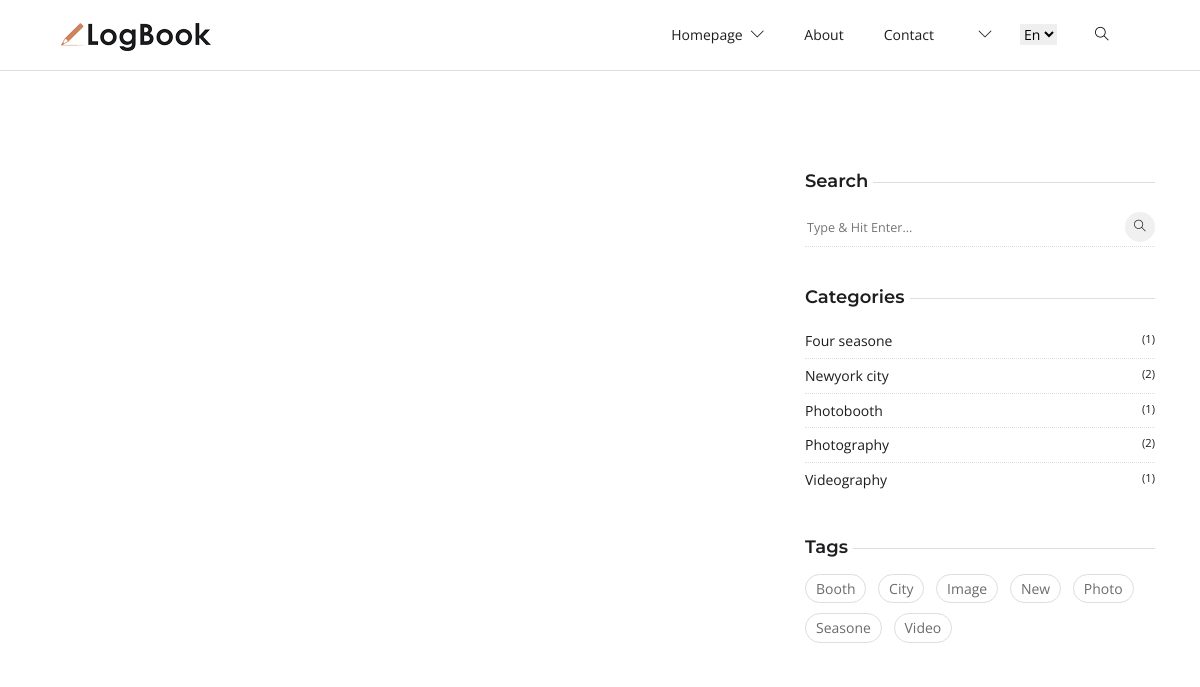
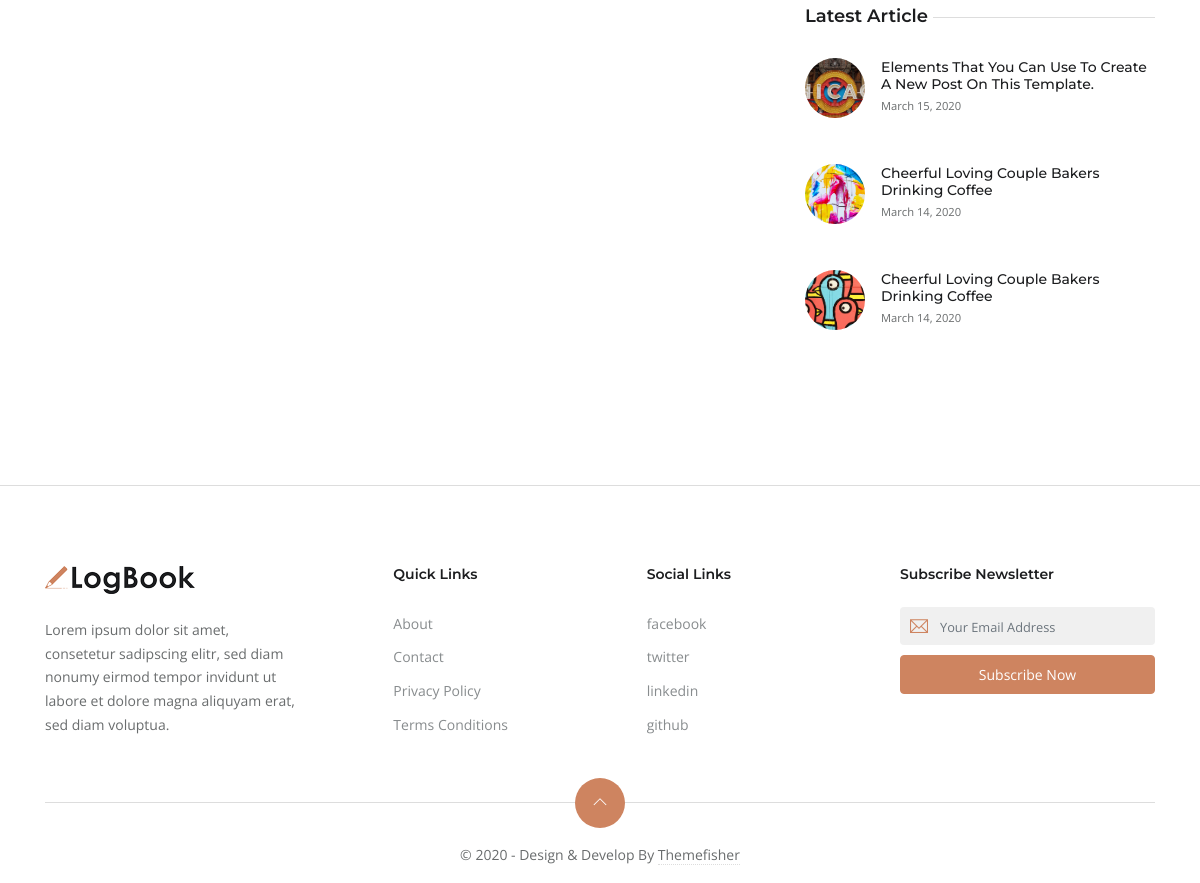
The app's page /, older data (2 pictures, top to bottom).
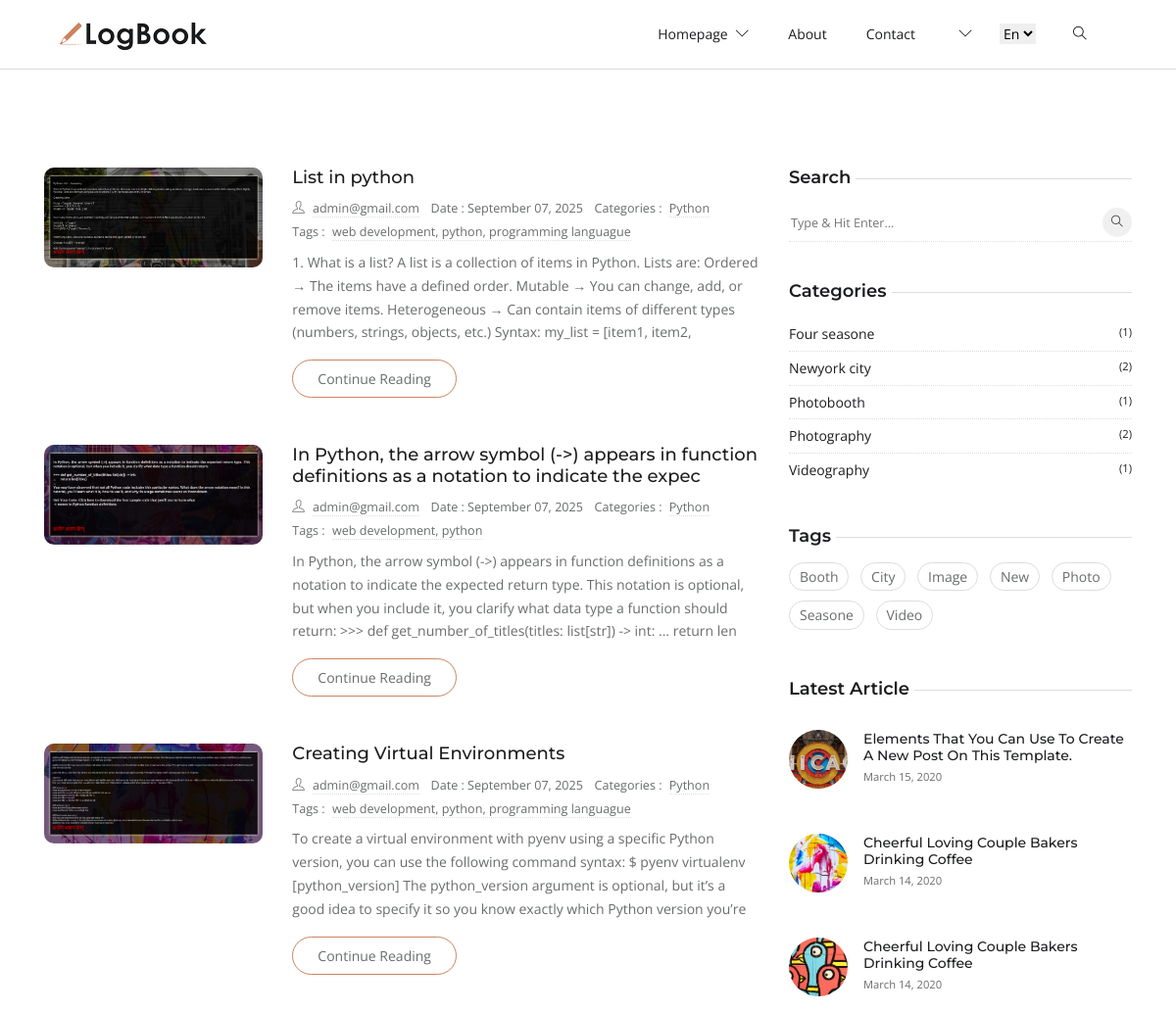
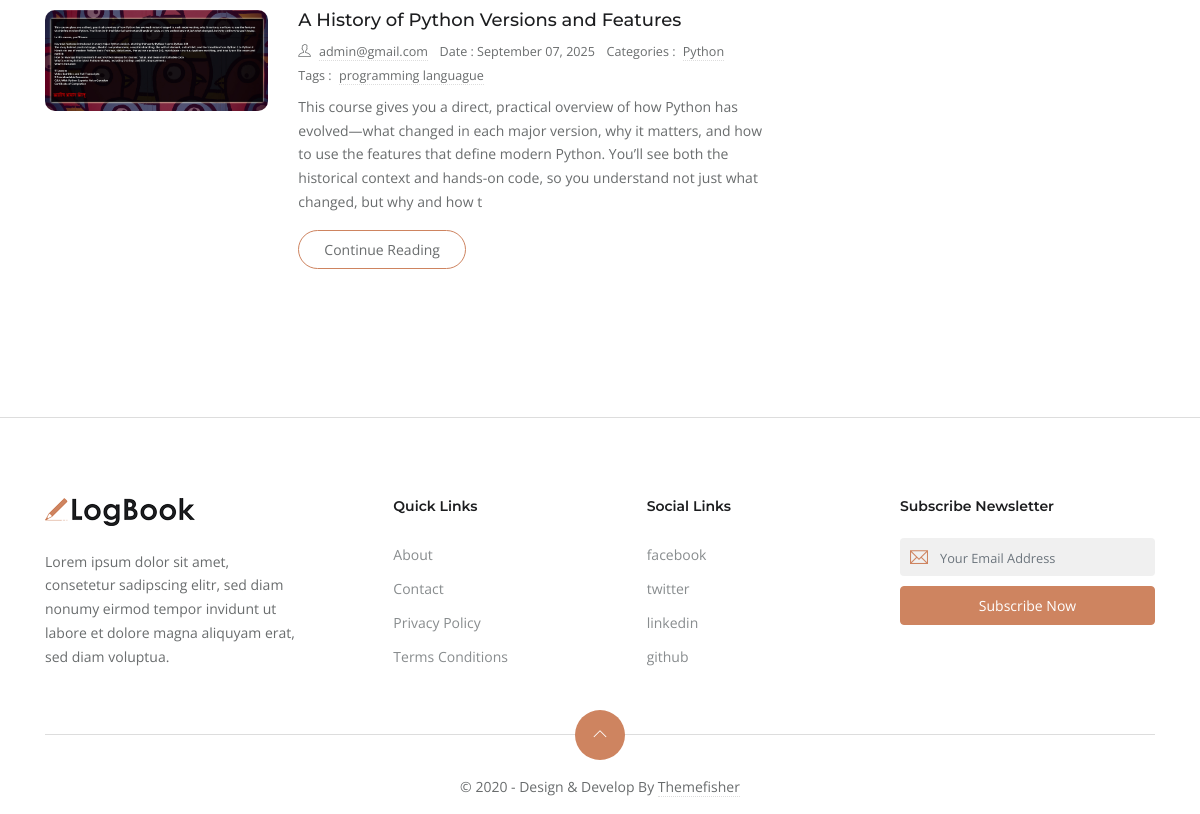
The same page, newer data (2 pictures, top to bottom).
### app_home/models.py (models this page shows, shortened)
class BlogImage(models.Model):
    blog = models.ForeignKey(Blog, related_name='blog_images', on_delete=models.CASCADE)
    image = models.ImageField(upload_to='blog_images/')

class Blog(models.Model):
    author = models.ForeignKey(
        settings.AUTH_USER_MODEL,  # <-- এখানে fix
        related_name='user_blogs',
        on_delete=models.CASCADE
    )
    title = models.CharField(max_length=100, unique=True)
    slug = models.SlugField(unique=True, blank=True, null=True, max_length=300)
    content = RichTextUploadingField()
    category = models.ForeignKey(Category, related_name='category_blogs', on_delete=models.CASCADE)
    tags = models.ManyToManyField(Tag, related_name='tag_blogs')
    created_date = models.DateTimeField(auto_now_add=True)
    updated_date = models.DateTimeField(auto_now=True)
    class Meta:
        ordering = ['-created_date']

class Category(models.Model):
    title = models.CharField(max_length=50,unique=True)
    slug = models.SlugField(unique=True, blank=True, null=True, max_length=300)
    def __str__(self):
        return self.title
    class Meta:
        verbose_name = "Category"
        verbose_name_plural = "Categories"

class Tag(models.Model):
    title = models.CharField(max_length=50,unique=True)
    slug = models.SlugField(unique=True, blank=True, null=True, max_length=300)

### app_account/models/managers.py (models this page shows, shortened)
class CustomUser(AbstractUser):
    username = None
    email = models.EmailField(_('email address'), unique=True)
    first_name = models.CharField(_('first name'), max_length=30, blank=True)
    last_name = models.CharField(_('last name'), max_length=30, blank=True)
    is_verified = models.BooleanField(_('is verified'), default=False)
    date_joined = models.DateTimeField(_('date joined'), default=timezone.now)
    created_at = models.DateTimeField(auto_now_add=True)
    updated_at = models.DateTimeField(auto_now=True)
    objects = CustomUserManager()
    USERNAME_FIELD = 'email'
    REQUIRED_FIELDS = []
    class Meta:
        verbose_name = "User"
        verbose_name_plural = "Users"

### app_home/views.py (the view)
# urls.py: path('', HomeView.as_view(), name='home'),
class HomeView(ListView):
    model = Blog
    template_name = 'home.html'  # specify your template
    context_object_name = 'blogs'  # the context variable in template
    def get_queryset(self):
        return Blog.objects.prefetch_related('tags', 'blog_images').all()

### app_home/templatetags/custom_filters.py (called while the page is built)
@register.filter
def limit_characters(value, max_length):
    if len(value) <= max_length:
        return value
    else:
        return value[:max_length]

### templates/home.html
{% extends 'base/base.html' %}
{% load static %}
{% load custom_filters %}
{% block content %}
<section class="section">
	<div class="container">
		<div class="row">
			<div class="col-lg-8  mb-5 mb-lg-0">
				{% for blog in blogs %}
				<article class="row mb-5">
					<div class="col-md-4 mb-4 mb-md-0">
						<div class="post-slider slider-sm">
							{% for j in blog.blog_images.all %}
							<img loading="lazy" src="{{ j.image.url }}" class="img-fluid" alt="post-thumb">
							{% endfor %}
						</div>
					</div>
					<div class="col-md-8">
						<h3 class="h5"><a class="post-title" href="post-elements.html">{{blog.title}}</a></h3>
						<ul class="list-inline post-meta mb-2">
							<li class="list-inline-item"><i class="ti-user mr-2"></i><a href="author.html">{{blog.author.email}}</a>
							</li>
							<li class="list-inline-item">Date : {{ blog.created_date|date:"F d, Y" }}</li>
							<li class="list-inline-item">Categories : <a href="#!" class="ml-1">{{blog.category}}</a>
							</li>
							<li class="list-inline-item">Tags : <a href="#!" class="ml-1">
									{% for tag in blog.tags.all %}
									{{ tag.title }}{% if not forloop.last %}, {% endif %}
									{% endfor %}</a>
							</li>
						</ul>
						<p>{{blog.content|limit_characters:300|safe}}</p> <a href="post-elements.html"
							class="btn btn-outline-primary">Continue
							Reading</a>
					</div>
				</article>
				{% endfor %}
			</div>
			<aside class="col-lg-4">
				<div class="widget">
					<h5 class="widget-title"><span>Search</span></h5>
					<form action="/logbook-hugo/search" class="widget-search">
						<input id="search-query" name="s" type="search" placeholder="Type &amp; Hit Enter...">
						<button type="submit"><i class="ti-search"></i>
						</button>
					</form>
				</div>
				<div class="widget">
					<h5 class="widget-title"><span>Categories</span></h5>
					<ul class="list-unstyled widget-list">
						<li><a href="#!" class="d-flex">Four seasone
								<small class="ml-auto">(1)</small></a>
						</li>
						<li><a href="#!" class="d-flex">Newyork city
								<small class="ml-auto">(2)</small></a>
						</li>
						<li><a href="#!" class="d-flex">Photobooth
								<small class="ml-auto">(1)</small></a>
						</li>
						<li><a href="#!" class="d-flex">Photography
								<small class="ml-auto">(2)</small></a>
						</li>
						<li><a href="#!" class="d-flex">Videography
								<small class="ml-auto">(1)</small></a>
						</li>
					</ul>
				</div>
				<div class="widget">
					<h5 class="widget-title"><span>Tags</span></h5>
					<ul class="list-inline widget-list-inline">
						<li class="list-inline-item"><a href="#!">Booth</a>
						</li>
						<li class="list-inline-item"><a href="#!">City</a>
						</li>
						<li class="list-inline-item"><a href="#!">Image</a>
						</li>
						<li class="list-inline-item"><a href="#!">New</a>
						</li>
						<li class="list-inline-item"><a href="#!">Photo</a>
						</li>
						<li class="list-inline-item"><a href="#!">Seasone</a>
						</li>
						<li class="list-inline-item"><a href="#!">Video</a>
						</li>
					</ul>
				</div>
				<div class="widget">
					<h5 class="widget-title"><span>Latest Article</span></h5>
					<ul class="list-unstyled widget-list">
						<li class="media widget-post align-items-center">
							<a href="post-elements.html">
								<img loading="lazy" class="mr-3" src="{% static 'images/post/post-6.jpg' %}">
							</a>
							<div class="media-body">
								<h5 class="h6 mb-0"><a href="post-elements.html">Elements That You Can Use To Create A
										New Post On
										This Template.</a></h5>
								<small>March 15, 2020</small>
							</div>
						</li>
					</ul>
					<ul class="list-unstyled widget-list">
						<li class="media widget-post align-items-center">
							<a href="post-details-1.html">
								<img loading="lazy" class="mr-3" src="{% static 'images/post/post-1.jpg' %}">
							</a>
							<div class="media-body">
								<h5 class="h6 mb-0"><a href="post-details-1.html">Cheerful Loving Couple Bakers Drinking
										Coffee</a>
								</h5>
								<small>March 14, 2020</small>
							</div>
						</li>
					</ul>
					<ul class="list-unstyled widget-list">
						<li class="media widget-post align-items-center">
							<a href="post-details-2.html">
								<img loading="lazy" class="mr-3" src="{% static 'images/post/post-2.jpg' %}">
							</a>
							<div class="media-body">
								<h5 class="h6 mb-0"><a href="post-details-2.html">Cheerful Loving Couple Bakers Drinking
										Coffee</a>
								</h5>
								<small>March 14, 2020</small>
							</div>
						</li>
					</ul>
				</div>
			</aside>
		</div>
	</div>
</section>
{% endblock content %}

### templates/base/base.html (shortened to what this page needs)
<!DOCTYPE html>
{% load static %}
<html lang="en-us">
<head>
   <link rel="stylesheet" href="{% static 'plugins/bootstrap/bootstrap.min.css' %}">
   <link rel="stylesheet" href="{% static 'plugins/themify-icons/themify-icons.css' %}">
   <link rel="stylesheet" href="{% static 'plugins/slick/slick.css' %}">
   <link rel="stylesheet" href="{% static 'css/style.css' %}">
</head>
<body>
   <header class="sticky-top bg-white border-bottom border-default">
      <div class="container">
         <nav class="navbar navbar-expand-lg navbar-white">
            <a class="navbar-brand" href="index.html">
               <img class="img-fluid" width="150px" src="{% static 'images/logo.png' %}" alt="LogBook">
            </a>
            <div class="collapse navbar-collapse text-center" id="navigation">
               <ul class="navbar-nav ml-auto">
                  <li class="nav-item dropdown">
                     <a class="nav-link" href="#" role="button" data-toggle="dropdown" aria-haspopup="true"
                        aria-expanded="false">
                        homepage <i class="ti-angle-down ml-1"></i>
                     </a>
                  </li>
                  <li class="nav-item">
                     <a class="nav-link" href="about.html">About</a>
                  </li>
                  <li class="nav-item">
                     <a class="nav-link" href="contact.html">Contact</a>
                  </li>
                  <li class="nav-item dropdown">
                     <a class="nav-link" href="#" role="button" data-toggle="dropdown" aria-haspopup="true"
                        aria-expanded="false">{{user.email}} <i class="ti-angle-down ml-1"></i>
                     </a>
                  </li>
               </ul>
               <select class="m-2 border-0" id="select-language">
                  <option id="en" value="about/" selected>En</option>
               </select>
               <div class="search px-4">
                  <button id="searchOpen" class="search-btn"><i class="ti-search"></i></button>
               </div>
            </div>
         </nav>
      </div>
   </header>
   {% block content %}
   {% endblock content %}
   <footer class="section-sm pb-0 border-top border-default">
      <div class="container">
         <div class="row justify-content-between">
            <div class="col-md-3 mb-4">
               <a class="mb-4 d-block" href="index.html">
                  <img class="img-fluid" width="150px" src="{% static 'images/logo.png' %}" alt="LogBook">
               </a>
               <p>Lorem ipsum dolor sit amet, consetetur sadipscing elitr, sed diam nonumy eirmod tempor invidunt ut
                  labore et dolore magna aliquyam erat, sed diam voluptua.</p>
            </div>
            <div class="col-lg-2 col-md-3 col-6 mb-4">
               <h6 class="mb-4">Quick Links</h6>
               <ul class="list-unstyled footer-list">
                  <li><a href="about.html">About</a></li>
                  <li><a href="contact.html">Contact</a></li>
                  <li><a href="privacy-policy.html">Privacy Policy</a></li>
                  <li><a href="terms-conditions.html">Terms Conditions</a></li>
               </ul>
            </div>
            <div class="col-lg-2 col-md-3 col-6 mb-4">
               <h6 class="mb-4">Social Links</h6>
               <ul class="list-unstyled footer-list">
                  <li><a href="#">facebook</a></li>
                  <li><a href="#">twitter</a></li>
                  <li><a href="#">linkedin</a></li>
                  <li><a href="#">github</a></li>
               </ul>
            </div>
            <div class="col-md-3 mb-4">
               <h6 class="mb-4">Subscribe Newsletter</h6>
               <form class="subscription" action="javascript:void(0)" method="post">
                  <div class="position-relative">
                     <i class="ti-email email-icon"></i>
                     <input type="email" class="form-control" placeholder="Your Email Address">
                  </div>
                  <button class="btn btn-primary btn-block rounded" type="submit">Subscribe now</button>
               </form>
            </div>
         </div>
         <div class="scroll-top">
            <a href="javascript:void(0);" id="scrollTop"><i class="ti-angle-up"></i></a>
         </div>
         <div class="text-center">
            <p class="content">&copy; 2020 - Design &amp; Develop By <a href="https://themefisher.com/"
                  target="_blank">Themefisher</a></p>
         </div>
      </div>
   </footer>
</body>
</html>

### static/css/style.css (style rules this page uses)
body { line-height: 1.7; font-family: "Open Sans", sans-serif; -webkit-font-smoothing: antialiased; color: #696c6d; font-size: 14px; }
p, .paragraph { font-weight: 400; color: #696c6d; font-size: 14px; line-height: 1.7; font-family: "Open Sans", sans-serif; }
h1, h2, h3, h4, h5, h6 { color: #1c1d1f; font-family: "Montserrat", sans-serif; font-weight: 600; line-height: 1.2; }
h3, .h3 { font-size: 28px; }
h5, .h5 { font-size: 18px; }
h6, .h6 { font-size: 14px; }
.btn { font-size: 14px; font-family: "Open Sans", sans-serif; text-transform: capitalize; padding: 8px 25px; border-radius: 50px; border: 1px solid; position: relative; z-index: 1; transition: 0.2s ease; }
.btn-primary { background: #ce8460; color: #fff; border-color: #ce8460; }
.btn-outline-primary { background: transparent; color: #696c6d; border-color: #ce8460; }
body { background-color: #fff; overflow-x: hidden; }
img { vertical-align: middle; border: 0; }
a, a:hover, a:focus { text-decoration: none; }
a, button, select { cursor: pointer; transition: 0.2s ease; }
.slick-slide { outline: 0; }
.section { padding-top: 100px; padding-bottom: 100px; }
.section-sm { padding-top: 80px; padding-bottom: 80px; }
.rounded-lg, .post-slider { border-radius: 10px !important; }
.border-default { border-color: #ddd !important; }
.form-control::placeholder { font-size: 80%; }
.nav-item { margin: 0; }
.nav-item .nav-link { text-transform: capitalize; }
.navbar-white .navbar-nav .nav-link { color: #1c1d1f; }
.navbar-expand-lg .navbar-nav .nav-link { padding: 15px 20px; }
.search-btn { border: 0; background: transparent; }
.post-title { color: #1c1d1f; }
.post-meta li { margin-right: 10px; font-size: 90%; }
.post-meta a { color: #696c6d; border-bottom: 1px dotted #ddd; }
.post-slider { overflow: hidden; margin-bottom: 20px; }
.post-slider img { border-radius: inherit; }
.content * { word-break: break-word; overflow-wrap: break-word; }
.content a { color: #696c6d; border-bottom: 1px dotted #ddd; }
.widget { background: #fff; margin-bottom: 40px; }
.widget-title { position: relative; margin-bottom: 15px; }
.widget-title span { background: #fff; position: relative; padding-right: 5px; z-index: 1; }
.widget-title::before { position: absolute; content: ""; right: 0; height: 1px; width: 100%; background: #ddd; top: 50%; }
.widget-search { position: relative; }
.widget-search input { border: 0; border-bottom: 1px dotted #ddd; width: 100%; height: 40px; }
.widget-search input::placeholder { font-size: 90%; }
.widget-search button { height: 30px; width: 30px; line-height: 30px; display: inline-block; padding: 0; background: #f0f0f0; color: #1c1d1f; text-align: center; border-radius: 50%; position: absolute; right: 0; top: 5px; border: 0; font-size: 12px; }
.widget-list li { padding: 5px 0; }
.widget-list li:not(:last-child) { border-bottom: 1px dotted #ddd; }
.widget-list li a { color: #1c1d1f; }
.widget-list-inline li { margin-bottom: 10px; }
.widget-list-inline li a { padding: 2px 10px; border: 1px solid #ddd; border-radius: 40px; display: block; color: #696c6d; }
.widget-post { padding: 15px 0 !important; }
.widget-post img { height: 60px; width: 60px; border-radius: 50%; -o-object-fit: cover; object-fit: cover; }
.footer-list a { display: block; color: #888c8e; padding: 5px 0; }
.subscription .form-control { background-color: #f0f0f0; border: 0; margin-bottom: 10px; padding-left: 40px; }
.subscription .email-icon { position: absolute; left: 10px; top: 10px; font-size: 18px; color: #ce8460; }
.scroll-top { border-top: 1px solid #ddd; position: relative; margin: 20px 0 40px; }
.scroll-top a { position: absolute; top: 50%; left: 50%; transform: translate(-50%, -50%); height: 50px; width: 50px; border-radius: 50%; background-color: #ce8460; color: #fff; text-align: center; line-height: 50px; display: block; }

Row changes from the older to the newer data that the page shows:
added Blog: title "List in python", author.email "admin@gmail.com", created_date "September 07, 2025", category "Python", content|limit_characters "1. What is a list? A list is a collection of items in Python. Lists are: Ordered → The items have a defined order. Mutable → You can change, add, or remove items. Heterogeneous → Can contain items of different types (numbers, strings, objects, etc.) Syntax: my_list = [item1, item2,"
added BlogImage: image (picture), shown under "List in python"
added Tag: title "web development"
added Tag: title "python"
added Tag: title "programming languague"
added Blog: title "In Python, the arrow symbol (->) appears in function definitions as a notation to indicate the expec", author.email "admin@gmail.com", created_date "September 07, 2025", category "Python", content|limit_characters "In Python, the arrow symbol (->) appears in function definitions as a notation to indicate the expected return type. This notation is optional, but when you include it, you clarify what data type a function should return: >>> def get_number_of_titles(titles: list[str]) -> int: ... return len"
added BlogImage: image (picture), shown under "admin@gmail.com"
added Blog: title "Creating Virtual Environments", author.email "admin@gmail.com", created_date "September 07, 2025", category "Python", content|limit_characters "To create a virtual environment with pyenv using a specific Python version, you can use the following command syntax: $ pyenv virtualenv [python_version] The python_version argument is optional, but it’s a good idea to specify it so you know exactly which Python version you’re"
added BlogImage: image (picture), shown under "Creating Virtual Environments"
added Blog: title "A History of Python Versions and Features", author.email "admin@gmail.com", created_date "September 07, 2025", category "Python", content|limit_characters "This course gives you a direct, practical overview of how Python has evolved—what changed in each major version, why it matters, and how to use the features that define modern Python. You’ll see both the historical context and hands-on code, so you understand not just what changed, but why and how t"
added BlogImage: image (picture), shown under "A History of Python Versions and Features"
